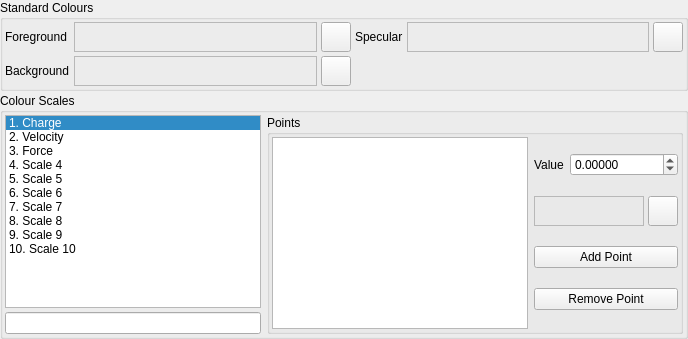
     <widget class="QWidget" name="ColoursTab" >
      <attribute name="title" >
       <string>Colours</string>
      </attribute>
      <attribute name="icon" >
       <iconset resource="icons.qrc" >:/basic/icons/basic_colour.svg</iconset>
      </attribute>
      <layout class="QVBoxLayout" >
       <property name="margin" >
        <number>0</number>
       </property>
       <property name="spacing" >
        <number>2</number>
       </property>
       <item>
        <widget class="QGroupBox" name="ColourGroup" >
         <property name="sizePolicy" >
          <sizepolicy>
           <hsizetype>1</hsizetype>
           <vsizetype>1</vsizetype>
           <horstretch>0</horstretch>
           <verstretch>0</verstretch>
          </sizepolicy>
         </property>
         <property name="title" >
          <string>Standard Colours</string>
         </property>
         <layout class="QHBoxLayout" >
          <property name="margin" >
           <number>2</number>
          </property>
          <property name="spacing" >
           <number>4</number>
          </property>
          <item>
           <layout class="QGridLayout" >
            <property name="margin" >
             <number>0</number>
            </property>
            <property name="spacing" >
             <number>4</number>
            </property>
            <item row="0" column="0" >
             <widget class="QLabel" name="label_2" >
              <property name="text" >
               <string>Foreground</string>
              </property>
             </widget>
            </item>
            <item row="1" column="1" >
             <layout class="QHBoxLayout" >
              <property name="margin" >
               <number>0</number>
              </property>
              <property name="spacing" >
               <number>4</number>
              </property>
              <item>
               <widget class="TColourFrame" name="BackgroundColourFrame" >
                <property name="sizePolicy" >
                 <sizepolicy>
                  <hsizetype>7</hsizetype>
                  <vsizetype>5</vsizetype>
                  <horstretch>0</horstretch>
                  <verstretch>0</verstretch>
                 </sizepolicy>
                </property>
                <property name="minimumSize" >
                 <size>
                  <width>16</width>
                  <height>16</height>
                 </size>
                </property>
                <property name="frameShape" >
                 <enum>QFrame::StyledPanel</enum>
                </property>
                <property name="frameShadow" >
                 <enum>QFrame::Raised</enum>
                </property>
               </widget>
              </item>
              <item>
               <widget class="QPushButton" name="BackgroundColourButton" >
                <property name="sizePolicy" >
                 <sizepolicy>
                  <hsizetype>5</hsizetype>
                  <vsizetype>5</vsizetype>
                  <horstretch>0</horstretch>
                  <verstretch>0</verstretch>
                 </sizepolicy>
                </property>
                <property name="minimumSize" >
                 <size>
                  <width>30</width>
                  <height>30</height>
                 </size>
                </property>
                <property name="maximumSize" >
                 <size>
                  <width>30</width>
                  <height>30</height>
                 </size>
                </property>
                <property name="text" >
                 <string/>
                </property>
                <property name="icon" >
                 <iconset resource="icons.qrc" >:/basic/icons/basic_colour.svg</iconset>
                </property>
               </widget>
              </item>
             </layout>
            </item>
            <item row="1" column="0" >
             <widget class="QLabel" name="label_3" >
              <property name="text" >
               <string>Background</string>
              </property>
             </widget>
            </item>
            <item row="0" column="1" >
             <layout class="QHBoxLayout" >
              <property name="margin" >
               <number>0</number>
              </property>
              <property name="spacing" >
               <number>4</number>
              </property>
              <item>
               <widget class="TColourFrame" name="ForegroundColourFrame" >
                <property name="sizePolicy" >
                 <sizepolicy>
                  <hsizetype>7</hsizetype>
                  <vsizetype>5</vsizetype>
                  <horstretch>0</horstretch>
                  <verstretch>0</verstretch>
                 </sizepolicy>
                </property>
                <property name="minimumSize" >
                 <size>
                  <width>16</width>
                  <height>16</height>
                 </size>
                </property>
                <property name="frameShape" >
                 <enum>QFrame::StyledPanel</enum>
                </property>
                <property name="frameShadow" >
                 <enum>QFrame::Raised</enum>
                </property>
               </widget>
              </item>
              <item>
               <widget class="QPushButton" name="ForegroundColourButton" >
                <property name="sizePolicy" >
                 <sizepolicy>
                  <hsizetype>5</hsizetype>
                  <vsizetype>5</vsizetype>
                  <horstretch>0</horstretch>
                  <verstretch>0</verstretch>
                 </sizepolicy>
                </property>
                <property name="minimumSize" >
                 <size>
                  <width>30</width>
                  <height>30</height>
                 </size>
                </property>
                <property name="maximumSize" >
                 <size>
                  <width>30</width>
                  <height>30</height>
                 </size>
                </property>
                <property name="text" >
                 <string/>
                </property>
                <property name="icon" >
                 <iconset resource="icons.qrc" >:/basic/icons/basic_colour.svg</iconset>
                </property>
               </widget>
              </item>
             </layout>
            </item>
            <item row="0" column="2" >
             <widget class="QLabel" name="label_4" >
              <property name="text" >
               <string>Specular</string>
              </property>
             </widget>
            </item>
            <item row="0" column="3" >
             <layout class="QHBoxLayout" >
              <property name="margin" >
               <number>0</number>
              </property>
              <property name="spacing" >
               <number>4</number>
              </property>
              <item>
               <widget class="TColourFrame" name="SpecularColourFrame" >
                <property name="sizePolicy" >
                 <sizepolicy>
                  <hsizetype>7</hsizetype>
                  <vsizetype>5</vsizetype>
                  <horstretch>0</horstretch>
                  <verstretch>0</verstretch>
                 </sizepolicy>
                </property>
                <property name="minimumSize" >
                 <size>
                  <width>16</width>
                  <height>16</height>
                 </size>
                </property>
                <property name="frameShape" >
                 <enum>QFrame::StyledPanel</enum>
                </property>
                <property name="frameShadow" >
                 <enum>QFrame::Raised</enum>
                </property>
               </widget>
              </item>
              <item>
               <widget class="QPushButton" name="SpecularColourButton" >
                <property name="sizePolicy" >
                 <sizepolicy>
                  <hsizetype>5</hsizetype>
                  <vsizetype>5</vsizetype>
                  <horstretch>0</horstretch>
                  <verstretch>0</verstretch>
                 </sizepolicy>
                </property>
                <property name="minimumSize" >
                 <size>
                  <width>30</width>
                  <height>30</height>
                 </size>
                </property>
                <property name="maximumSize" >
                 <size>
                  <width>30</width>
                  <height>30</height>
                 </size>
                </property>
                <property name="text" >
                 <string/>
                </property>
                <property name="icon" >
                 <iconset resource="icons.qrc" >:/basic/icons/basic_colour.svg</iconset>
                </property>
               </widget>
              </item>
             </layout>
            </item>
           </layout>
          </item>
         </layout>
        </widget>
       </item>
       <item>
        <widget class="QGroupBox" name="ColourScaleGroup" >
         <property name="sizePolicy" >
          <sizepolicy>
           <hsizetype>7</hsizetype>
           <vsizetype>7</vsizetype>
           <horstretch>0</horstretch>
           <verstretch>0</verstretch>
          </sizepolicy>
         </property>
         <property name="minimumSize" >
          <size>
           <width>0</width>
           <height>50</height>
          </size>
         </property>
         <property name="maximumSize" >
          <size>
           <width>16777215</width>
           <height>250</height>
          </size>
         </property>
         <property name="title" >
          <string>Colour Scales</string>
         </property>
         <layout class="QHBoxLayout" >
          <property name="margin" >
           <number>2</number>
          </property>
          <property name="spacing" >
           <number>4</number>
          </property>
          <item>
           <layout class="QHBoxLayout" >
            <property name="margin" >
             <number>0</number>
            </property>
            <property name="spacing" >
             <number>6</number>
            </property>
            <item>
             <layout class="QVBoxLayout" >
              <property name="margin" >
               <number>0</number>
              </property>
              <property name="spacing" >
               <number>4</number>
              </property>
              <item>
               <widget class="QListWidget" name="ScaleList" >
                <property name="currentRow" >
                 <number>0</number>
                </property>
                <item>
                 <property name="text" >
                  <string>1. Charge</string>
                 </property>
                </item>
                <item>
                 <property name="text" >
                  <string>2. Velocity</string>
                 </property>
                </item>
                <item>
                 <property name="text" >
                  <string>3. Force</string>
                 </property>
                </item>
                <item>
                 <property name="text" >
                  <string>4. Scale 4</string>
                 </property>
                </item>
                <item>
                 <property name="text" >
                  <string>5. Scale 5</string>
                 </property>
                </item>
                <item>
                 <property name="text" >
                  <string>6. Scale 6</string>
                 </property>
                </item>
                <item>
                 <property name="text" >
                  <string>7. Scale 7</string>
                 </property>
                </item>
                <item>
                 <property name="text" >
                  <string>8. Scale 8</string>
                 </property>
                </item>
                <item>
                 <property name="text" >
                  <string>9. Scale 9</string>
                 </property>
                </item>
                <item>
                 <property name="text" >
                  <string>10. Scale 10</string>
                 </property>
                </item>
               </widget>
              </item>
              <item>
               <widget class="QLineEdit" name="ScaleNameEdit" />
              </item>
             </layout>
            </item>
            <item>
             <widget class="QGroupBox" name="PointsGroup" >
              <property name="title" >
               <string>Points</string>
              </property>
              <layout class="QHBoxLayout" >
               <property name="margin" >
                <number>2</number>
               </property>
               <property name="spacing" >
                <number>4</number>
               </property>
               <item>
                <layout class="QHBoxLayout" >
                 <property name="margin" >
                  <number>0</number>
                 </property>
                 <property name="spacing" >
                  <number>6</number>
                 </property>
                 <item>
                  <widget class="QListWidget" name="ScalePointsList" />
                 </item>
                 <item>
                  <layout class="QVBoxLayout" >
                   <property name="margin" >
                    <number>0</number>
                   </property>
                   <property name="spacing" >
                    <number>4</number>
                   </property>
                   <item>
                    <layout class="QHBoxLayout" >
                     <property name="margin" >
                      <number>0</number>
                     </property>
                     <property name="spacing" >
                      <number>6</number>
                     </property>
                     <item>
                      <widget class="QLabel" name="label_5" >
                       <property name="text" >
                        <string>Value</string>
                       </property>
                      </widget>
                     </item>
                     <item>
                      <widget class="QDoubleSpinBox" name="PointValueSpin" >
                       <property name="decimals" >
                        <number>5</number>
                       </property>
                       <property name="maximum" >
                        <double>10000000.000000000000000</double>
                       </property>
                       <property name="minimum" >
                        <double>-10000000.000000000000000</double>
                       </property>
                      </widget>
                     </item>
                    </layout>
                   </item>
                   <item>
                    <layout class="QHBoxLayout" >
                     <property name="margin" >
                      <number>0</number>
                     </property>
                     <property name="spacing" >
                      <number>4</number>
                     </property>
                     <item>
                      <widget class="TColourFrame" name="PointColourFrame" >
                       <property name="sizePolicy" >
                        <sizepolicy>
                         <hsizetype>7</hsizetype>
                         <vsizetype>5</vsizetype>
                         <horstretch>0</horstretch>
                         <verstretch>0</verstretch>
                        </sizepolicy>
                       </property>
                       <property name="minimumSize" >
                        <size>
                         <width>32</width>
                         <height>16</height>
                        </size>
                       </property>
                       <property name="frameShape" >
                        <enum>QFrame::StyledPanel</enum>
                       </property>
                       <property name="frameShadow" >
                        <enum>QFrame::Raised</enum>
                       </property>
                      </widget>
                     </item>
                     <item>
                      <widget class="QPushButton" name="PointColourButton" >
                       <property name="sizePolicy" >
                        <sizepolicy>
                         <hsizetype>5</hsizetype>
                         <vsizetype>5</vsizetype>
                         <horstretch>0</horstretch>
                         <verstretch>0</verstretch>
                        </sizepolicy>
                       </property>
                       <property name="minimumSize" >
                        <size>
                         <width>30</width>
                         <height>30</height>
                        </size>
                       </property>
                       <property name="maximumSize" >
                        <size>
                         <width>30</width>
                         <height>30</height>
                        </size>
                       </property>
                       <property name="text" >
                        <string/>
                       </property>
                       <property name="icon" >
                        <iconset resource="icons.qrc" >:/basic/icons/basic_colour.svg</iconset>
                       </property>
                      </widget>
                     </item>
                    </layout>
                   </item>
                   <item>
                    <widget class="QPushButton" name="AddPointButton" >
                     <property name="text" >
                      <string>Add Point</string>
                     </property>
                    </widget>
                   </item>
                   <item>
                    <widget class="QPushButton" name="RemovePointButton" >
                     <property name="text" >
                      <string>Remove Point</string>
                     </property>
                    </widget>
                   </item>
                  </layout>
                 </item>
                </layout>
               </item>
              </layout>
             </widget>
            </item>
           </layout>
          </item>
         </layout>
        </widget>
       </item>
      </layout>
     </widget>
